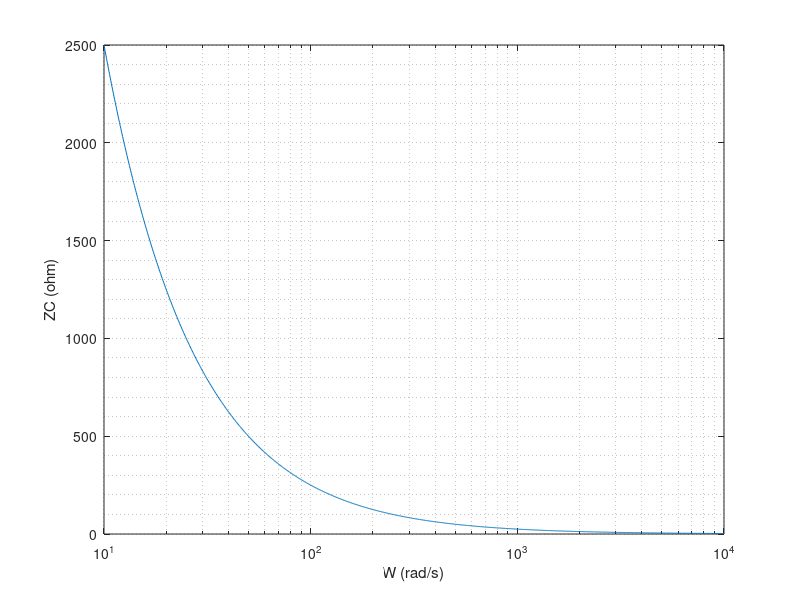
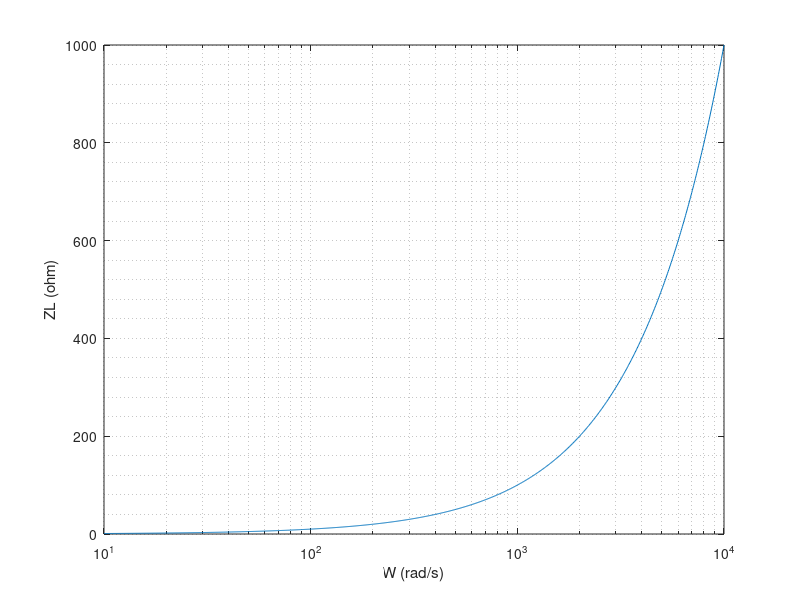

Reproduce these figures in MATLAB, in order.
clc
clear
W = logspace(1 , 4 , 1000); % W = 10-1000 rad/s
Vs = 12.*cos(W);            % Voltage
R = 100;                    % Resistor
L = 100e-3;                 % Inductor
C = 40e-6;                  % Capacitor

% init cal value
Zr = R;                     % ZR
Zl = 1j.*W.*L;              % ZL
Zc = 1./(1j.*W.*C);         % ZC
Zt = Zr + Zl + Zc;          % ZT(total)

% plot Zc vs W
figure(1)                    
abs_Zc = abs(Zc);
semilogx(W,abs_Zc);
xlabel("W (rad/s)");
ylabel("ZC (ohm)");
grid minor

% plot Zl vs W 
figure(2)
abs_Zl = abs(Zl);
semilogx(W,abs_Zl);
xlabel("W (rad/s)");
ylabel("ZL (ohm)");
grid minor
 %%%%
